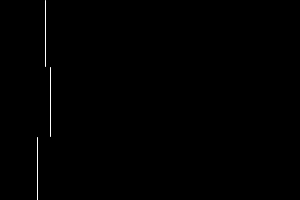
Frame 1 (no input)
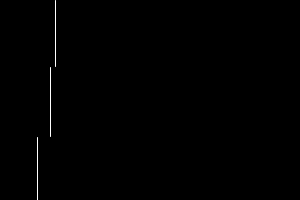
Frame 60 (the mouse pressed at the canvas centre just before this capture)
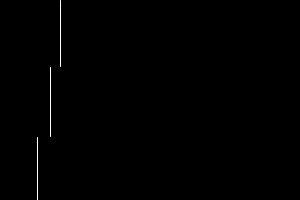
Frame 120 (the mouse held since frame 60 and released just before this capture)

The Processing sketch that drew these frames (run headless with seeded random() and noise(); from frame 60 on, the mouse is pressed at the canvas centre):

// Processing sketch: processing_163610
// ── processing_163610.pde

void setup() {
  size(300,200);
  stroke(255);
}


void draw() {
  background(0);
  float s = map(second(), 0, 60, 0, 300);
  float m = map(minute(), 0, 60, 0, 300);
  float h = map(hour(), 0, 24, 0, 300);

  line(s, 0, s, 66);
  line(m, 67, m, 136);
  line(h, 137, h, 200);
}
